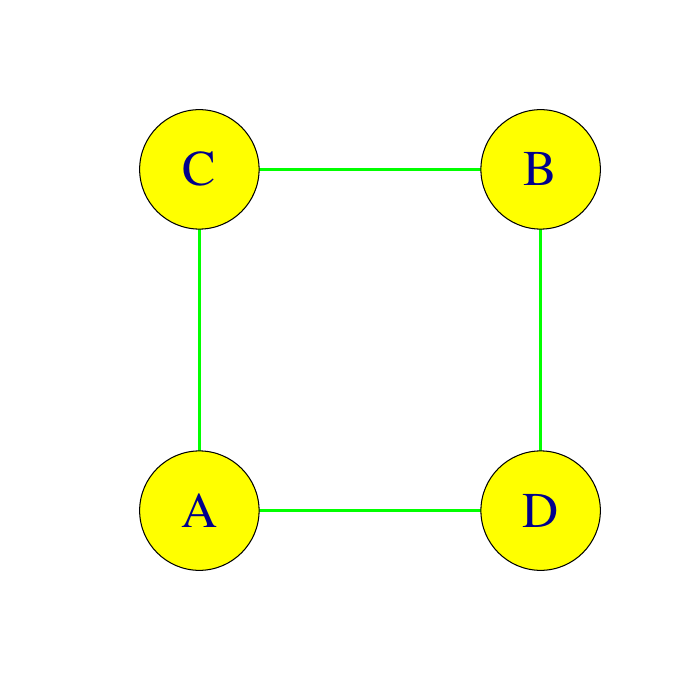

Generate this figure with R:

rm( list=ls() )
library(igraph)

 A <- matrix(0,4,4)
 A[1,2] <- A[2,1] <- 1
 A[2,3] <- A[3,2] <- 1
 A[3,4] <- 1; A[4,3] <- 1
 A[1,4] <- 1; A[4,1] <- 1

 g <- graph.adjacency(A)

 ll <- rbind( c(0,0), c( 0, 1 ), c(1,1), c(1,0) )


 pdf( file="box.pdf" )
 plot(g, layout=ll, xlim=c(-.2,1.2), ylim=c(-.2,1.2),
	edge.arrow.width=0, edge.width=3, vertex.label=c("A","C","B","D"),
	edge.color="green" , rescale=FALSE, vertex.color="yellow",
	vertex.label.cex=3, vertex.size=35 )

 dev.off()
